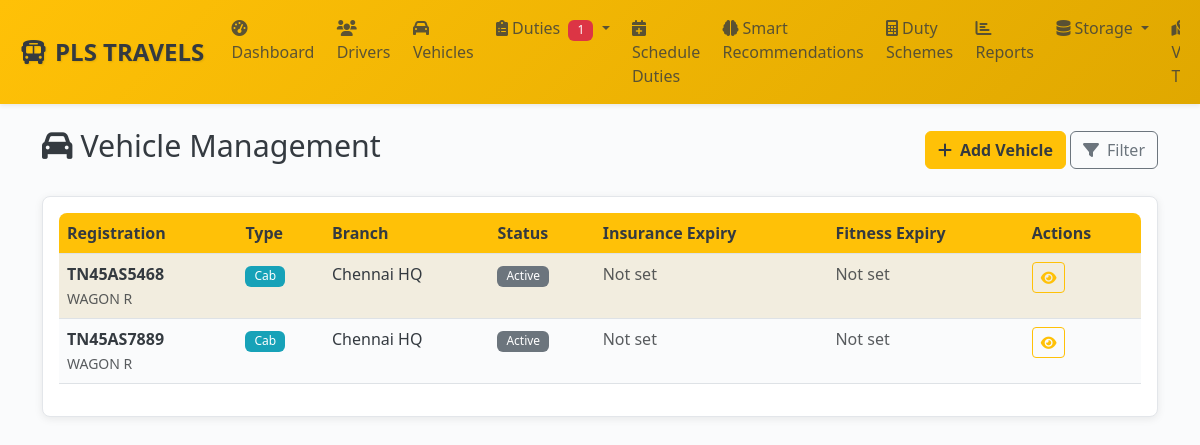
Page /admin/vehicles (signed in) on the committed database.
### models.py (models this page shows, shortened)
class Vehicle(db.Model):
    __tablename__ = 'vehicles'
    id = db.Column(db.Integer, primary_key=True)
    uuid = db.Column(db.String(36), unique=True, nullable=False, default=lambda: str(uuid.uuid4()))
    branch_id = db.Column(db.Integer, db.ForeignKey('branches.id'), nullable=False, index=True)
    vehicle_type_id = db.Column(db.Integer, db.ForeignKey('vehicle_types.id'), nullable=True)
    registration_number = db.Column(db.String(20), unique=True, nullable=False, index=True)
    chassis_number = db.Column(db.String(50), unique=True)
    engine_number = db.Column(db.String(50), unique=True)
    make = db.Column(db.String(50))  # Maruti, Tata, etc.
    model = db.Column(db.String(100))
    variant = db.Column(db.String(50))
    manufacturing_year = db.Column(db.Integer)
    purchase_date = db.Column(db.Date)
    color = db.Column(db.String(30))
    seating_capacity = db.Column(db.Integer)
    fuel_tank_capacity = db.Column(db.Float)
    mileage = db.Column(db.Float)  # km per liter
    insurance_provider = db.Column(db.String(100))
    insurance_policy_number = db.Column(db.String(100))
    insurance_start_date = db.Column(db.Date)
    insurance_expiry_date = db.Column(db.Date, index=True)
    insurance_premium = db.Column(db.Float)
    fitness_certificate_number = db.Column(db.String(50))
    fitness_expiry_date = db.Column(db.Date, index=True)
    permit_number = db.Column(db.String(50))
    permit_type = db.Column(db.String(30))  # All India, State, City
    permit_expiry_date = db.Column(db.Date, index=True)
    pollution_certificate_number = db.Column(db.String(50))
    pollution_expiry_date = db.Column(db.Date)
    gps_device_id = db.Column(db.String(50))
    gps_sim_number = db.Column(db.String(20))
    fastag_id = db.Column(db.String(50))
    fastag_balance = db.Column(db.Float, default=0.0)
    status = db.Column(db.Enum(VehicleStatus), nullable=False, default=VehicleStatus.ACTIVE, index=True)
    is_available = db.Column(db.Boolean, default=True, index=True)
    last_service_date = db.Column(db.Date)
    next_service_date = db.Column(db.Date)
    current_odometer = db.Column(db.Float, default=0.0)
    purchase_price = db.Column(db.Float)
    current_market_value = db.Column(db.Float)
    total_maintenance_cost = db.Column(db.Float, default=0.0)
    registration_document = db.Column(db.String(255))  # Vehicle registration certificate
    insurance_document = db.Column(db.String(255))  # Insurance policy document
    fitness_document = db.Column(db.String(255))  # Fitness certificate document
    permit_document = db.Column(db.String(255))  # Permit document
    pollution_document = db.Column(db.String(255))  # Pollution certificate document
    other_document = db.Column(db.String(255))  # Other important documents
    uber_vehicle_id = db.Column(db.String(100), unique=True, index=True)  # Uber's vehicle ID
    uber_vehicle_uuid = db.Column(db.String(100), unique=True)  # Uber's vehicle UUID
    uber_sync_status = db.Column(db.String(20), default='none', index=True)  # none, synced, failed, pending
    uber_last_sync = db.Column(db.DateTime)  # Last successful sync timestamp
    uber_sync_error = db.Column(db.Text)  # Last sync error message
    uber_vehicle_data = db.Column(db.Text)  # JSON: Cached Uber vehicle data
    created_at = db.Column(db.DateTime, default=get_ist_time_naive)
    updated_at = db.Column(db.DateTime, default=get_ist_time_naive, onupdate=get_ist_time_naive)
    vehicle_type_obj = db.relationship('VehicleType', backref=db.backref('vehicle_instances', overlaps="vehicles,vehicle_type_info"), lazy=True, overlaps="vehicle_type_info,vehicles")
    duties = db.relationship('Duty', backref='vehicle', lazy=True)
    maintenance_records = db.relationship('MaintenanceRecord', backref='vehicle', lazy=True)
    __table_args__ = (
        Index('idx_vehicle_status_branch', 'status', 'branch_id'),
        Index('idx_vehicle_expiry_dates', 'insurance_expiry_date', 'fitness_expiry_date', 'permit_expiry_date'),
    )
    @hybrid_property
    def vehicle_type(self):
        return self.vehicle_type_obj.name if self.vehicle_type_obj else None
    @hybrid_property
    def year(self):
        return self.manufacturing_year
    @hybrid_property
    def insurance_number(self):
        return self.insurance_policy_number
    @hybrid_property
    def insurance_expiry(self):
        return self.insurance_expiry_date
    @hybrid_property
    def fitness_expiry(self):
        return self.fitness_expiry_date
    @hybrid_property
    def permit_expiry(self):
        return self.permit_expiry_date
    @hybrid_property
    def fastag_number(self):
        return self.fastag_id
    @hybrid_property
    def device_imei(self):
        return self.gps_device_id

class VehicleType(db.Model):
    __tablename__ = 'vehicle_types'
    id = db.Column(db.Integer, primary_key=True)
    name = db.Column(db.String(50), nullable=False, unique=True)  # Bus, Taxi, Auto, etc.
    category = db.Column(db.String(30), nullable=False)  # Public, Private, Commercial
    capacity_passengers = db.Column(db.Integer)
    fuel_type = db.Column(db.String(20))  # Petrol, Diesel, CNG, Electric
    base_fare = db.Column(db.Float, default=0.0)
    per_km_rate = db.Column(db.Float, default=0.0)
    is_active = db.Column(db.Boolean, default=True)
    created_at = db.Column(db.DateTime, default=get_ist_time_naive)
    vehicles = db.relationship('Vehicle', backref='vehicle_type_info', lazy=True, overlaps="vehicle_instances,vehicle_type_obj")

class Branch(db.Model):
    __tablename__ = 'branches'
    id = db.Column(db.Integer, primary_key=True)
    uuid = db.Column(db.String(36), unique=True, nullable=False, default=lambda: str(uuid.uuid4()))
    name = db.Column(db.String(100), nullable=False, index=True)
    code = db.Column(db.String(20), nullable=False, unique=True)
    region_id = db.Column(db.Integer, db.ForeignKey('regions.id'), nullable=False)
    city = db.Column(db.String(50), nullable=False, index=True)
    address = db.Column(db.Text)
    pincode = db.Column(db.String(10))
    latitude = db.Column(db.Float)
    longitude = db.Column(db.Float)
    contact_phone = db.Column(db.String(20))
    contact_email = db.Column(db.String(120))
    manager_name = db.Column(db.String(100))
    target_revenue_monthly = db.Column(db.Float, default=0.0)
    target_trips_daily = db.Column(db.Integer, default=0)
    operational_hours_start = db.Column(db.Time)
    operational_hours_end = db.Column(db.Time)
    is_active = db.Column(db.Boolean, default=True, index=True)
    auto_assignment_enabled = db.Column(db.Boolean, default=True)
    created_at = db.Column(db.DateTime, default=get_ist_time_naive)
    updated_at = db.Column(db.DateTime, default=get_ist_time_naive, onupdate=get_ist_time_naive)
    drivers = db.relationship('Driver', backref='branch', lazy=True)
    vehicles = db.relationship('Vehicle', backref='branch', lazy=True)
    duties = db.relationship('Duty', backref='branch', lazy=True)
    duty_schemes = db.relationship('DutyScheme', backref='branch', lazy=True)

### admin_routes.py (the view)
@admin_bp.route('/vehicles')
@login_required
@admin_required
def vehicles():
    page = request.args.get('page', 1, type=int)
    branch_filter = request.args.get('branch', '', type=int)
    query = Vehicle.query
    if branch_filter:
        query = query.filter(Vehicle.branch_id == branch_filter)
    vehicles = query.paginate(page=page, per_page=20, error_out=False)
    branches = Branch.query.filter_by(is_active=True).all()
    from datetime import datetime
    return render_template('admin/vehicles.html',
                         vehicles=vehicles,
                         branches=branches,
                         branch_filter=branch_filter,
                         today=datetime.now().date())

### admin_routes.py (called while the page is built)
def admin_required(f):
    @wraps(f)
    def decorated_function(*args, **kwargs):
        from models import UserRole
        if not current_user.is_authenticated or current_user.role != UserRole.ADMIN:
            flash('Admin access required.', 'error')
            return redirect(url_for('auth.login'))
        return f(*args, **kwargs)
    return decorated_function

### templates/admin/vehicles.html (shortened to what this page needs)
{% extends "base.html" %}
{% block content %}
<div class="d-flex justify-content-between align-items-center mb-4">
    <h2><i class="fas fa-car me-2"></i>Vehicle Management</h2>
    <div>
        <a href="{{ url_for('admin.add_vehicle') }}" class="btn btn-primary">
            <i class="fas fa-plus me-2"></i>Add Vehicle
        </a>
        <button class="btn btn-outline-secondary" data-bs-toggle="modal" data-bs-target="#filterModal">
            <i class="fas fa-filter me-2"></i>Filter
        </button>
    </div>
</div>
<div class="card">
    <div class="card-body">
        {% if vehicles.items %}
        <div class="table-responsive">
            <table class="table table-striped">
                <thead>
                    <tr>
                        <th>Registration</th>
                        <th>Type</th>
                        <th>Branch</th>
                        <th>Status</th>
                        <th>Insurance Expiry</th>
                        <th>Fitness Expiry</th>
                        <th>Actions</th>
                    </tr>
                </thead>
                <tbody>
                    {% for vehicle in vehicles.items %}
                    <tr>
                        <td>
                            <div>
                                <strong>{{ vehicle.registration_number }}</strong><br>
                                <small class="text-muted">{{ vehicle.model or 'Model not specified' }}</small>
                            </div>
                        </td>
                        <td>
                            <span class="badge bg-info">{{ vehicle.vehicle_type.title() if vehicle.vehicle_type else 'N/A' }}</span>
                        </td>
                        <td>{{ vehicle.branch.name }}</td>
                        <td>
                            {% if vehicle.status == 'active' %}
                                {% if vehicle.is_available %}
                                    <span class="badge bg-success">Available</span>
                                {% else %}
                                    <span class="badge bg-warning">In Use</span>
                                {% endif %}
                            {% elif vehicle.status == 'maintenance' %}
                                <span class="badge bg-danger">Maintenance</span>
                            {% else %}
                                <span class="badge bg-secondary">{{ vehicle.status.value.title() }}</span>
                            {% endif %}
                        </td>
                        <td>
                            {% if vehicle.insurance_expiry %}
                                {% set today = moment().date() if moment else None %}
                                {% if today and (vehicle.insurance_expiry < today) %}
                                    <span class="text-danger">Expired ({{ vehicle.insurance_expiry.strftime('%Y-%m-%d') }})</span>
                                {% elif today and ((vehicle.insurance_expiry - today).days < 30) %}
                                    <span class="text-warning">{{ vehicle.insurance_expiry.strftime('%Y-%m-%d') }}</span>
                                {% else %}
                                    <span class="text-success">{{ vehicle.insurance_expiry.strftime('%Y-%m-%d') }}</span>
                                {% endif %}
                            {% else %}
                                <span class="text-muted">Not set</span>
                            {% endif %}
                        </td>
                        <td>
                            {% if vehicle.fitness_expiry %}
                                {% set days_left = (vehicle.fitness_expiry - today).days %}
                                {% if days_left < 0 %}
                                    <span class="text-danger">Expired ({{ vehicle.fitness_expiry.strftime('%Y-%m-%d') }})</span>
                                {% elif days_left < 30 %}
                                    <span class="text-warning">{{ vehicle.fitness_expiry.strftime('%Y-%m-%d') }}</span>
                                {% else %}
                                    <span class="text-success">{{ vehicle.fitness_expiry.strftime('%Y-%m-%d') }}</span>
                                {% endif %}
                            {% else %}
                                <span class="text-muted">Not set</span>
                            {% endif %}
                        </td>
                        <td>
                            <button class="btn btn-sm btn-outline-primary" data-bs-toggle="modal" data-bs-target="#vehicleModal{{ vehicle.id }}">
                                <i class="fas fa-eye"></i>
                            </button>
                        </td>
                    </tr>
                    {% endfor %}
                </tbody>
            </table>
        </div>
        {% endif %}
    </div>
</div>
{% endblock %}

### static/css/custom.css (style rules this page uses)
:root { --pls-primary: #ffc107; --pls-secondary: #6c757d; --pls-success: #28a745; --pls-warning: #fd7e14; --pls-danger: #dc3545; --pls-info: #17a2b8; --pls-light: #ffffff; --pls-dark: #343a40; --pls-accent: #6f42c1; --pls-text-dark: #343a40; --pls-text-light: #ffffff; --pls-gray-light: #f8f9fa; --pls-gray-medium: #6c757d; --pls-gray-dark: #495057; }
@media (min-width: 769px) { .card { box-shadow: 0 4px 12px rgba(0,0,0,0.08); transition: transform 0.2s ease, box-shadow 0.2s ease; } }
@media (min-width: 769px) { .btn { transition: all 0.2s ease; } }
.table-responsive { border-radius: 8px; overflow: hidden; }
.card { border: 1px solid #dee2e6; box-shadow: 0 0.125rem 0.25rem rgba(0, 0, 0, 0.075); transition: box-shadow 0.15s ease-in-out; }
.badge { font-weight: 500; padding: 0.375em 0.75em; }
.btn { transition: all 0.15s ease-in-out; }
.table th { border-top: none; font-weight: 600; color: var(--pls-text-dark); background-color: var(--pls-primary); position: sticky; top: 0; z-index: 10; }
.table-striped > tbody > tr:nth-of-type(odd) > td { background-color: rgba(255, 193, 7, 0.08); }
.btn-outline-primary { color: var(--pls-primary); border-color: var(--pls-primary); }
[data-bs-theme="light"] { --bs-body-bg: #fafbfc; --bs-body-color: var(--pls-text-dark); --bs-primary: var(--pls-primary); --bs-secondary: var(--pls-secondary); }
[data-bs-theme="light"] .card { background-color: var(--pls-light); border: 1px solid #e3e6ea; box-shadow: 0 2px 8px rgba(0,0,0,0.08); border-radius: 8px; }
[data-bs-theme="light"] .table th { background-color: var(--pls-primary); color: var(--pls-text-dark); }
[data-bs-theme="light"] .btn-primary { background-color: var(--pls-primary); border-color: var(--pls-primary); color: var(--pls-text-dark); font-weight: 600; }
@media (min-width: 1200px) { h2 { font-size: 1.9rem; } }
.bg-info { background-color: var(--pls-info) !important; color: var(--pls-text-light) !important; }

### rows in the picture
Vehicle: registration_number "TN45AS5468", model "WAGON R", vehicle_type "Cab", branch.name "Chennai HQ", status.value "Active", shows "Not set"
Vehicle: registration_number "TN45AS7889", model "WAGON R", vehicle_type "Cab", branch.name "Chennai HQ", status.value "Active", shows "Not set"

### other values in the picture
{{ pending_duties_count }} "1"
